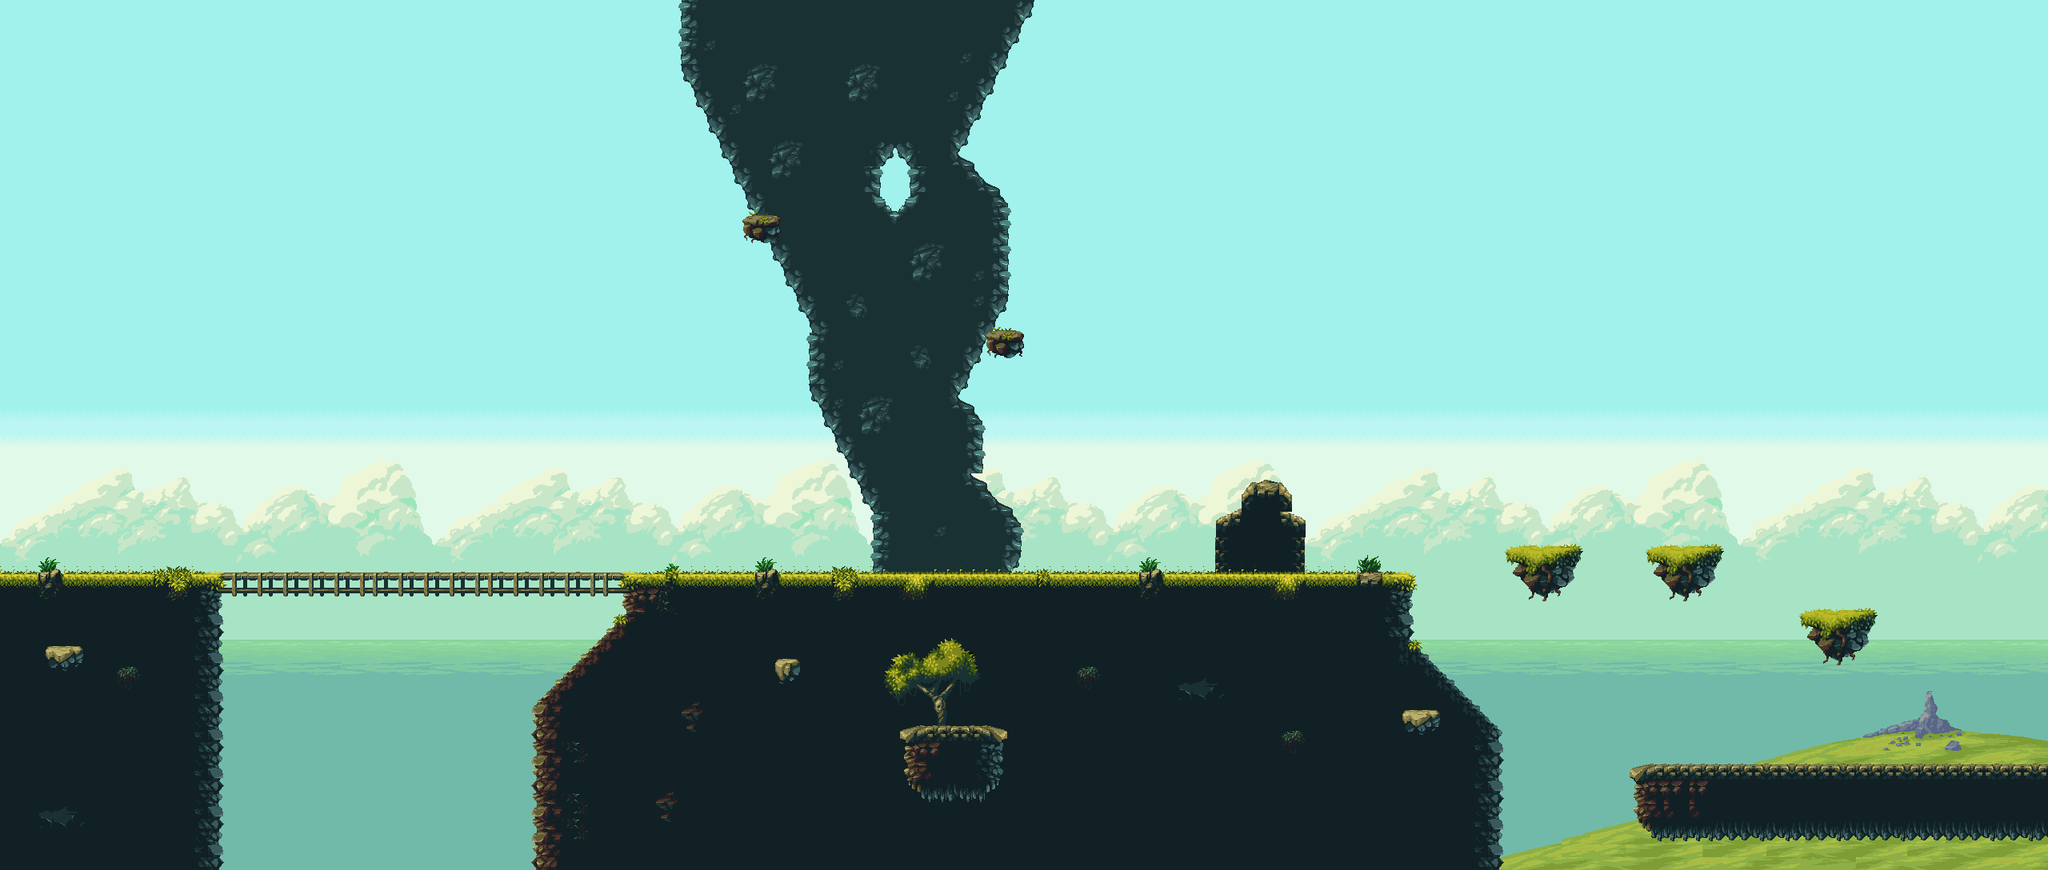

Below is a game level as drawn by its tile map, then a one-line description and the .tmx that defines it (tile-layer data replaced by summaries):
An orthogonal 160x68 tile map with 16x16 px tiles, 5 tile layers (Sea & Sky, Clouds, Portal, Bottom Platform, ...), 7 tilesets and 5 objects.

<map version="1.2" tiledversion="1.2.2" orientation="orthogonal" renderorder="right-down" width="160" height="68" tilewidth="16" tileheight="16" infinite="0" nextlayerid="12" nextobjectid="6">
 <tileset firstgid="1" source="Base Tiles.tsx" />
 <tileset firstgid="1161" source="clouds.tsx" />
 <tileset firstgid="1637" source="far-grounds.tsx" />
 <tileset firstgid="1865" source="sea.tsx" />
 <tileset firstgid="1907" source="sky.tsx" />
 <tileset firstgid="2040" source="clouds.tsx" />
 <tileset firstgid="2516" source="far-grounds.tsx" />
 <layer id="7" name="Sea &amp; Sky" width="160" height="68">
  <data>[10880 cells, 8461 non-empty, 175 distinct tile ids]</data>
 </layer>
 <layer id="8" name="Clouds" width="160" height="68">
  <data>[10880 cells, 2240 non-empty, 812 distinct tile ids]</data>
 </layer>
 <layer id="9" name="Portal" width="160" height="68">
  <data>[10880 cells, 374 non-empty, 146 distinct tile ids]</data>
 </layer>
 <layer id="10" name="Bottom Platform" width="160" height="68">
  <data>[10880 cells, 3349 non-empty, 332 distinct tile ids]</data>
 </layer>
 <layer id="11" name="Top Platform" width="160" height="68">
  <data>[10880 cells, 476 non-empty, 206 distinct tile ids]</data>
 </layer>
 <objectgroup id="6" name="Blockers">
  <object id="1" x="2.66667" y="720.667" width="1760" height="376" />
  <object id="2" x="1888.67" y="688" width="79.3333" height="58.6667" />
  <object id="3" x="2064" y="688.667" width="79.3333" height="61.3333" />
  <object id="4" x="2048.67" y="959.333" width="511.333" height="99.3333" />
  <object id="5" x="2257.33" y="768" width="76.6667" height="54" />
 </objectgroup>
</map>
